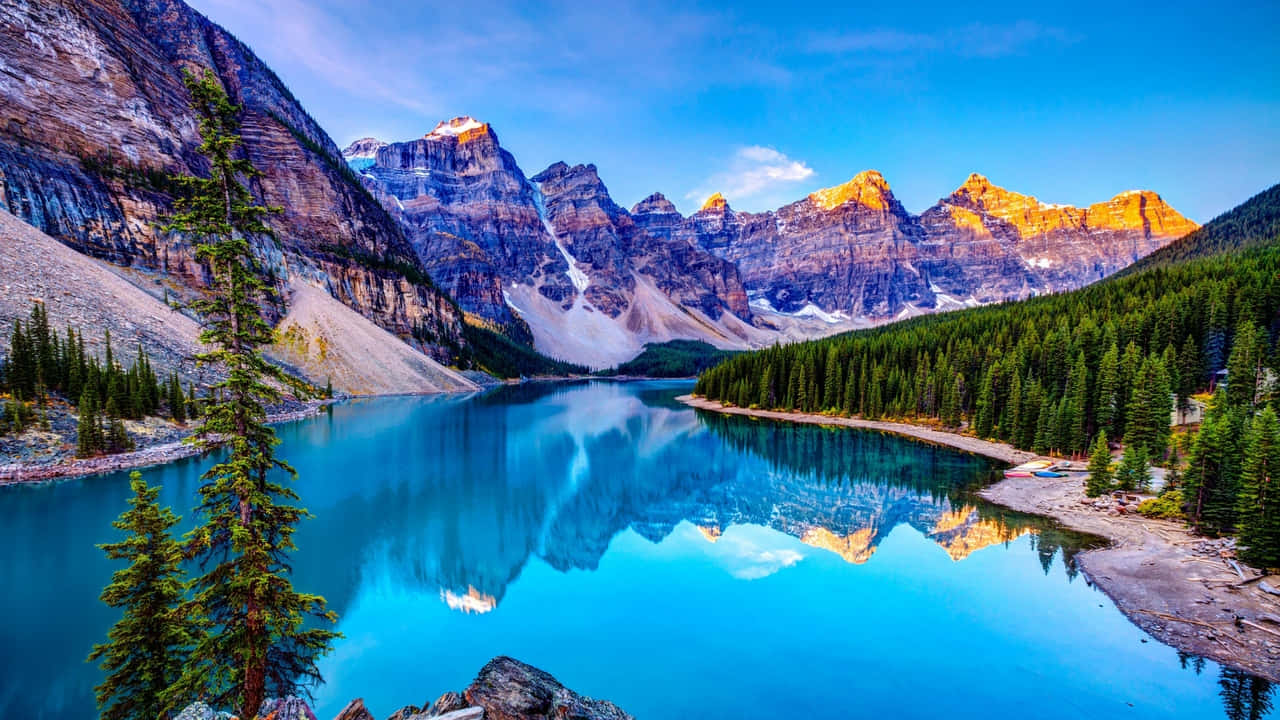
//> input picture SharpeningAnImage/images/Nature.jpg, 1280 x 720 px
$ ./main   (built with g++ and OpenCV 4)
//> lines starting //> are read from the running program, lines starting //| are printed output that depends on the picture
#include <iostream>
#include <opencv2/opencv.hpp>

#define TRUE 1
#define FALSE 1

class SharpeningMask {
    public:
        const int size = 3;
        const int radius = 1;
        int kernel[3][3] =
        {
            { 0, -1,  0},
            {-1,  2, -1},
            { 0, -1,  0}
        };
};

void SharpeningImage(cv::Mat workingImage, cv::Mat sourceImage, SharpeningMask mask);

int main(int, char**) {

    cv::Mat sourceImage = cv::imread("../images/Nature.jpg", cv::IMREAD_COLOR);
//> sourceImage is the input picture: 720 rows x 1280 cols, CV_8UC3; mean B, G, R 156.1, 119.1, 67.2

    if(sourceImage.empty() == TRUE)
    {
        std::cout << "File not found" << std::endl;
        return -1;
    }

    cv::Mat workingImage;

    SharpeningMask mask;

    sourceImage.copyTo(workingImage);

    SharpeningImage(workingImage, sourceImage, mask);

    cv::imshow("Original Iamge", sourceImage);

    cv::imshow("Sharpened Image", workingImage);

    cv::waitKey();
}

void SharpeningImage(cv::Mat workingImage, cv::Mat sourceImage, SharpeningMask mask)
{
    for (int row = 0; row < workingImage.rows - mask.size; row++)
    {
        for (int col =  0; col < workingImage.cols - mask.size; col++)
        {
            cv::Vec3b newPixel;

            for (int convolutionPixelIndex = 0; convolutionPixelIndex < pow(mask.size, 2); convolutionPixelIndex++)
            {
                cv::Vec3b pixel =
                    workingImage.at<cv::Vec3b>(row + convolutionPixelIndex / mask.size, col + convolutionPixelIndex % mask.size);

                for (int i = 0; i < 3; i++)
                {
                    int pixelColorProduct = pixel[i] *
                        mask.kernel[convolutionPixelIndex / mask.size][convolutionPixelIndex % mask.size];

                    if(pixelColorProduct + newPixel[i] >= 0 && pixelColorProduct + newPixel[i] <= 255)
                    {
                        newPixel[i] += pixelColorProduct;
                    }
                    else if(pixelColorProduct + newPixel[i] < 0)
                    {
                        newPixel[i] = 0;
                    }
                    else if(pixelColorProduct + newPixel[i] > 255)
                    {
                        newPixel[i] = 255;
                    }
                }
            }

            workingImage.at<cv::Vec3b>(row + mask.radius, col + mask.radius) = newPixel;
        }
    }
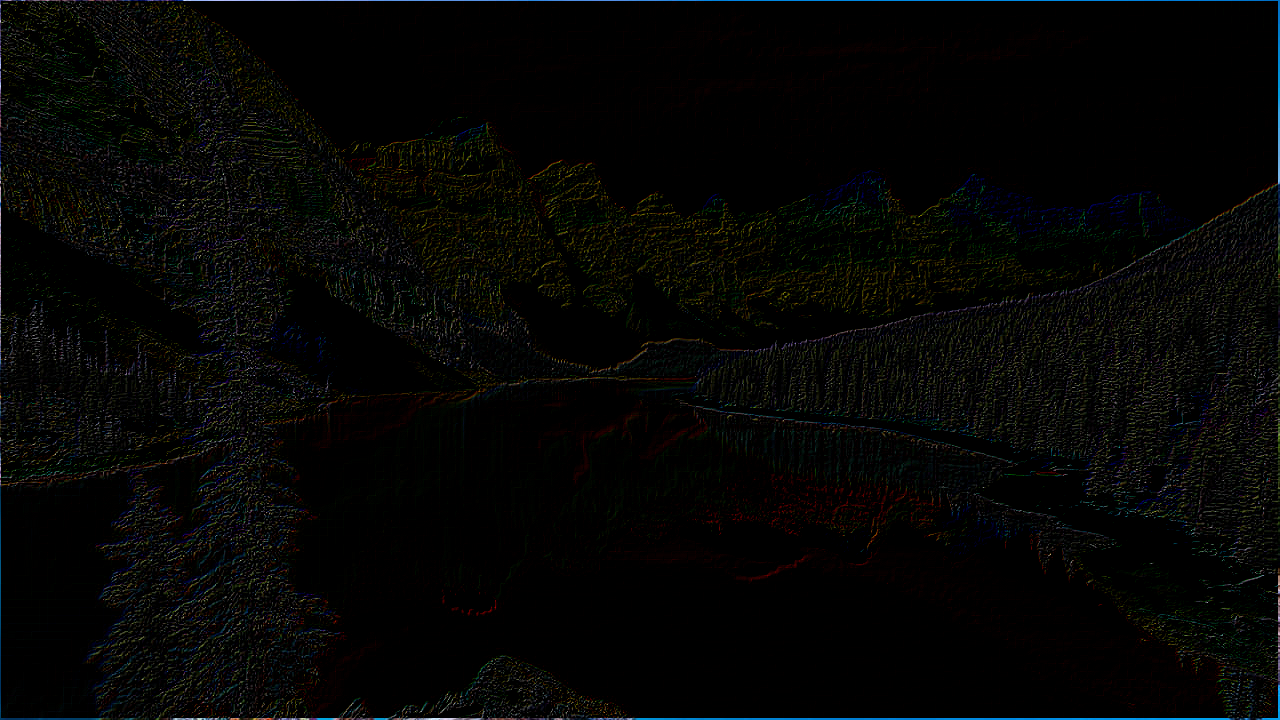
//> workingImage: 720 rows x 1280 cols, CV_8UC3; mean B, G, R 4.3, 5.5, 5.2

    for (int row = 0; row < workingImage.rows; row++)
    {
        for (int col =  0; col < workingImage.cols; col++)
        {
            workingImage.at<cv::Vec3b>(row, col) += sourceImage.at<cv::Vec3b>(row, col);
        }
    }
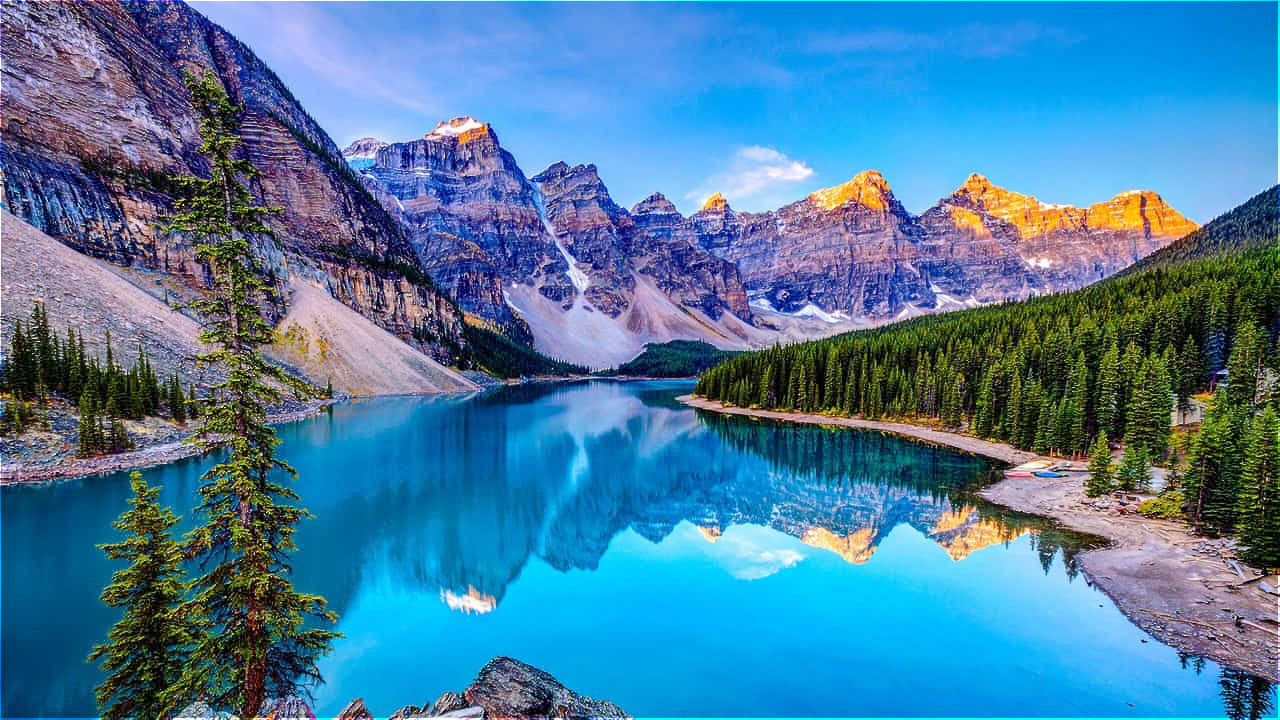
//> workingImage: 720 rows x 1280 cols, CV_8UC3; mean B, G, R 159.8, 124.5, 72.3
}

$ run again, with SharpeningAnImage/images/Snow.jpg copied over SharpeningAnImage/images/Nature.jpg
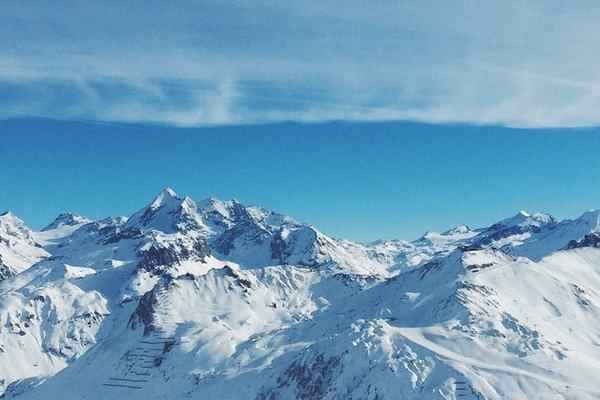
//> input picture SharpeningAnImage/images/Snow.jpg, 600 x 400 px
//> sourceImage is the input picture: 400 rows x 600 cols, CV_8UC3; mean B, G, R 188.8, 158.2, 110.9
//> after the loop in SharpeningImage, `for (int row = 0; row < workingImage.rows - mask.size; row++)`:
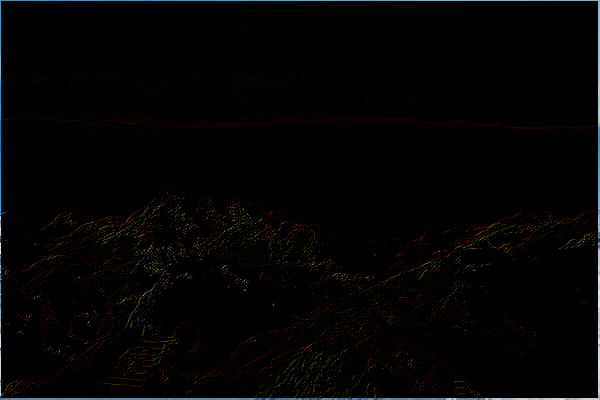
//> workingImage: 400 rows x 600 cols, CV_8UC3; mean B, G, R 2.6, 3, 3.8
//> after the loop in SharpeningImage, `for (int row = 0; row < workingImage.rows; row++)`:
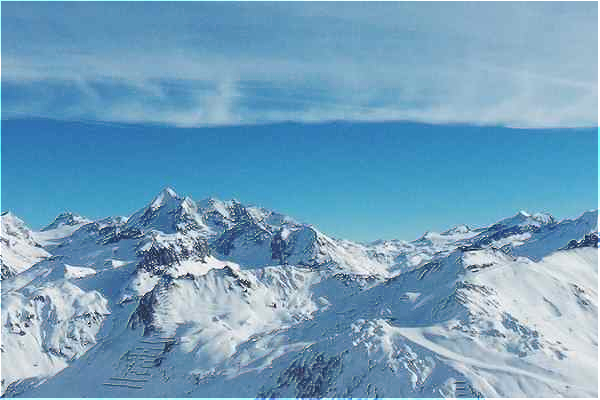
//> workingImage: 400 rows x 600 cols, CV_8UC3; mean B, G, R 189.9, 160.3, 114.2
